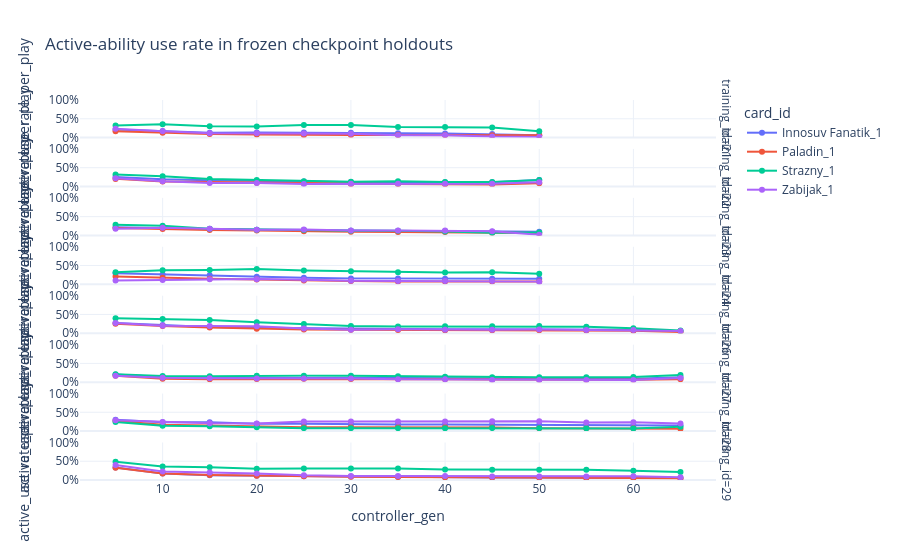

The notebook cell saved with this chart:
### Markdown cell above
## 11. Direct card-play and active-ability use

The inner-ceiling experiments record action summaries only in frozen holdouts. Cross-generation play tests whether later controllers directly outperform earlier controllers; this section remains empty for historical runs.

### Code cell
action_summary = pd.DataFrame()
with db_connection() as conn:
    pc_columns = {row[1] for row in conn.execute('PRAGMA table_info(pc_match)')}
action_columns = {
    'p1_card_plays', 'p2_card_plays',
    'p1_active_ability_uses', 'p2_active_ability_uses',
    'deck1_controller_gen', 'deck2_controller_gen',
}

if discovered_convergence and action_columns.issubset(pc_columns):
    action_placeholders, action_ids = sql_in(discovered_convergence)
    action_cache_state = f'v2:{TRAIN_DB.stat().st_size}:{TRAIN_DB.stat().st_mtime_ns}:{action_ids}'
    action_cache_key = hashlib.sha256(action_cache_state.encode()).hexdigest()[:16]
    action_cache_path = cache_dir / f'holdout_actions_{action_cache_key}.pkl'
    if USE_AGGREGATE_CACHE and action_cache_path.exists():
        action_games = pd.read_pickle(action_cache_path)
    else:
        action_games = read_sql(f'''
            SELECT
                g.training_id, m.guid AS match_guid, p.gen AS inner_gen,
                COALESCE(p.phase, 'training') AS phase,
                p.seat_swap, p.winner_id, p.g1_score, p.g2_score,
                p.deck1_controller_gen, p.deck2_controller_gen,
                p.p1_card_plays, p.p2_card_plays,
                p.p1_active_ability_uses, p.p2_active_ability_uses
            FROM pc_match p
            JOIN match_dbt m ON m.guid = p.match_dbt_guid
            JOIN genome g ON g.guid = m.genome_1
            WHERE g.training_id IN ({action_placeholders})
              AND p.p1_card_plays IS NOT NULL
              AND COALESCE(p.phase, 'training') != 'training'
        ''', action_ids)
        if USE_AGGREGATE_CACHE:
            cache_dir.mkdir(exist_ok=True)
            action_games.to_pickle(action_cache_path)

    action_rows = []
    for game in action_games.itertuples(index=False):
        for player_id in (1, 2):
            plays = json.loads(getattr(game, f'p{player_id}_card_plays') or '{}')
            uses = json.loads(getattr(game, f'p{player_id}_active_ability_uses') or '{}')
            won = int(game.winner_id == player_id)
            controls_deck1 = (player_id == 1) != bool(game.seat_swap)
            controller_gen = (
                game.deck1_controller_gen if controls_deck1
                else game.deck2_controller_gen
            )
            for card_id, play_count in plays.items():
                action_rows.append({
                    'training_id': game.training_id,
                    'inner_gen': game.inner_gen,
                    'controller_gen': controller_gen,
                    'phase': game.phase,
                    'card_id': card_id,
                    'plays': play_count,
                    'active_uses': uses.get(card_id, 0),
                    'player_games': 1,
                    'wins': won,
                })
    if action_rows:
        action_summary = pd.DataFrame(action_rows).groupby(
            ['training_id', 'inner_gen', 'controller_gen', 'phase', 'card_id'], as_index=False
        ).agg(
            plays=('plays', 'sum'), active_uses=('active_uses', 'sum'),
            player_games=('player_games', 'sum'), wins=('wins', 'sum'),
        )
        action_summary['active_use_rate_per_play'] = action_summary.active_uses / action_summary.plays
        action_summary['win_rate_when_played'] = action_summary.wins / action_summary.player_games
        active_action_summary = action_summary[
            action_summary.card_id.isin(active_cards)
            & (action_summary.phase != 'holdout_cross')
        ]
        fig = px.line(
            active_action_summary, x='controller_gen', y='active_use_rate_per_play',
            color='card_id', facet_row='training_id', markers=True,
            title='Active-ability use rate in frozen checkpoint holdouts',
        )
        fig.update_yaxes(tickformat='.0%', range=[0, 1])
        fig.show()
        display(active_action_summary.sort_values(['training_id', 'card_id', 'controller_gen']))

    cross_games = action_games[action_games.phase == 'holdout_cross'].copy()
    if not cross_games.empty:
        cross_pairs = cross_games.groupby([
            'training_id', 'match_guid', 'deck1_controller_gen', 'deck2_controller_gen'
        ], as_index=False).agg(
            deck1_score=('g1_score', 'mean'), deck2_score=('g2_score', 'mean'),
            games=('match_guid', 'size'),
        )
        comparison_rows = []
        for run_id, run_pairs in cross_pairs.groupby('training_id'):
            final_generation = run_pairs[[
                'deck1_controller_gen', 'deck2_controller_gen'
            ]].max().max()
            reference_generation = run_pairs[[
                'deck1_controller_gen', 'deck2_controller_gen'
            ]].min().min()
            newer_deck1 = run_pairs[
                (run_pairs.deck1_controller_gen == final_generation)
                & (run_pairs.deck2_controller_gen == reference_generation)
            ]
            newer_deck2 = run_pairs[
                (run_pairs.deck1_controller_gen == reference_generation)
                & (run_pairs.deck2_controller_gen == final_generation)
            ]
            comparison = newer_deck1.merge(
                newer_deck2,
                on=['training_id', 'match_guid'],
                suffixes=('_newer_deck1', '_newer_deck2'),
            )
            comparison['newer_controller_advantage'] = (
                comparison.deck1_score_newer_deck1
                - comparison.deck1_score_newer_deck2
            )
            comparison['reference_gen'] = reference_generation
            comparison['final_gen'] = final_generation
            comparison_rows.append(comparison[[
                'training_id', 'match_guid', 'reference_gen', 'final_gen',
                'newer_controller_advantage',
            ]])
        cross_advantage = pd.concat(comparison_rows, ignore_index=True)
        display(Markdown('**Direct cross-generation play**'))
        cross_summary = cross_advantage.groupby([
            'reference_gen', 'final_gen', 'training_id'
        ]).newer_controller_advantage.agg(['count', 'mean', 'median', 'std'])
        cross_summary['standard_error'] = cross_summary['std'] / np.sqrt(cross_summary['count'])
        cross_summary['ci_low'] = cross_summary['mean'] - 1.96 * cross_summary['standard_error']
        cross_summary['ci_high'] = cross_summary['mean'] + 1.96 * cross_summary['standard_error']
        display(cross_summary)
else:
    display(Markdown('No direct holdout action data is available yet.'))

### Figure 1 — Plotly figure (JSON) as saved in the notebook; plotly's stock layout.template omitted (floating-point values rounded to 4 significant figures)
{"data": [{"hovertemplate": "card_id=Innosuv Fanatik_1<br>training_id=21<br>controller_gen=%{x}<br>active_use_rate_per_play=%{y}<extra></extra>", "legendgroup": "Innosuv Fanatik_1", "line": {"color": "#636efa", "dash": "solid"}, "marker": {"symbol": "circle"}, "mode": "lines+markers", "name": "Innosuv Fanatik_1", "orientation": "v", "showlegend": true, "type": "scatter", "x": [5, 10, 15, 20, 25, 30, 35, 40, 45, 50], "xaxis": "x8", "y": [0.2145, 0.1739, 0.1297, 0.1318, 0.1319, 0.1284, 0.1169, 0.1068, 0.09352, 0.06286], "yaxis": "y8"}, {"hovertemplate": "card_id=Innosuv Fanatik_1<br>training_id=22<br>controller_gen=%{x}<br>active_use_rate_per_play=%{y}<extra></extra>", "legendgroup": "Innosuv Fanatik_1", "line": {"color": "#636efa", "dash": "solid"}, "marker": {"symbol": "circle"}, "mode": "lines+markers", "name": "Innosuv Fanatik_1", "orientation": "v", "showlegend": false, "type": "scatter", "x": [5, 10, 15, 20, 25, 30, 35, 40, 45, 50], "xaxis": "x7", "y": [0.2545, 0.1943, 0.1636, 0.1423, 0.1296, 0.1214, 0.1165, 0.1122, 0.111, 0.1742], "yaxis": "y7"}, {"hovertemplate": "card_id=Innosuv Fanatik_1<br>training_id=23<br>controller_gen=%{x}<br>active_use_rate_per_play=%{y}<extra></extra>", "legendgroup": "Innosuv Fanatik_1", "line": {"color": "#636efa", "dash": "solid"}, "marker": {"symbol": "circle"}, "mode": "lines+markers", "name": "Innosuv Fanatik_1", "orientation": "v", "showlegend": false, "type": "scatter", "x": [5, 10, 15, 20, 25, 30, 35, 40, 45, 50], "xaxis": "x6", "y": [0.2187, 0.1944, 0.1705, 0.152, 0.1445, 0.1243, 0.1179, 0.1157, 0.09975, 0.09701], "yaxis": "y6"}, {"hovertemplate": "card_id=Innosuv Fanatik_1<br>training_id=24<br>controller_gen=%{x}<br>active_use_rate_per_play=%{y}<extra></extra>", "legendgroup": "Innosuv Fanatik_1", "line": {"color": "#636efa", "dash": "solid"}, "marker": {"symbol": "circle"}, "mode": "lines+markers", "name": "Innosuv Fanatik_1", "orientation": "v", "showlegend": false, "type": "scatter", "x": [5, 10, 15, 20, 25, 30, 35, 40, 45, 50], "xaxis": "x5", "y": [0.2948, 0.263, 0.2401, 0.2045, 0.1728, 0.1579, 0.1546, 0.1506, 0.1468, 0.1466], "yaxis": "y5"}, {"hovertemplate": "card_id=Innosuv Fanatik_1<br>training_id=26<br>controller_gen=%{x}<br>active_use_rate_per_play=%{y}<extra></extra>", "legendgroup": "Innosuv Fanatik_1", "line": {"color": "#636efa", "dash": "solid"}, "marker": {"symbol": "circle"}, "mode": "lines+markers", "name": "Innosuv Fanatik_1", "orientation": "v", "showlegend": false, "type": "scatter", "x": [5, 10, 15, 20, 25, 30, 35, 40, 45, 50, 55, 60, 65], "xaxis": "x4", "y": [0.2695, 0.218, 0.1658, 0.148, 0.1348, 0.1273, 0.1261, 0.1051, 0.1052, 0.1053, 0.1028, 0.09254, 0.05288], "yaxis": "y4"}, {"hovertemplate": "card_id=Innosuv Fanatik_1<br>training_id=27<br>controller_gen=%{x}<br>active_use_rate_per_play=%{y}<extra></extra>", "legendgroup": "Innosuv Fanatik_1", "line": {"color": "#636efa", "dash": "solid"}, "marker": {"symbol": "circle"}, "mode": "lines+markers", "name": "Innosuv Fanatik_1", "orientation": "v", "showlegend": false, "type": "scatter", "x": [5, 10, 15, 20, 25, 30, 35, 40, 45, 50, 55, 60, 65], "xaxis": "x3", "y": [0.2042, 0.1367, 0.1221, 0.1254, 0.1224, 0.1141, 0.1131, 0.1075, 0.09819, 0.09283, 0.09345, 0.09349, 0.1311], "yaxis": "y3"}, {"hovertemplate": "card_id=Innosuv Fanatik_1<br>training_id=28<br>controller_gen=%{x}<br>active_use_rate_per_play=%{y}<extra></extra>", "legendgroup": "Innosuv Fanatik_1", "line": {"color": "#636efa", "dash": "solid"}, "marker": {"symbol": "circle"}, "mode": "lines+markers", "name": "Innosuv Fanatik_1", "orientation": "v", "showlegend": false, "type": "scatter", "x": [5, 10, 15, 20, 25, 30, 35, 40, 45, 50, 55, 60, 65], "xaxis": "x2", "y": [0.3043, 0.2357, 0.2319, 0.1957, 0.1919, 0.1765, 0.1746, 0.1754, 0.1734, 0.1592, 0.1537, 0.1481, 0.1469], "yaxis": "y2"}, {"hovertemplate": "card_id=Innosuv Fanatik_1<br>training_id=29<br>controller_gen=%{x}<br>active_use_rate_per_play=%{y}<extra></extra>", "legendgroup": "Innosuv Fanatik_1", "line": {"color": "#636efa", "dash": "solid"}, "marker": {"symbol": "circle"}, "mode": "lines+markers", "name": "Innosuv Fanatik_1", "orientation": "v", "showlegend": false, "type": "scatter", "x": [5, 10, 15, 20, 25, 30, 35, 40, 45, 50, 55, 60, 65], "xaxis": "x", "y": [0.3307, 0.1706, 0.1273, 0.1116, 0.1004, 0.09042, 0.0852, 0.07291, 0.06898, 0.06902, 0.06488, 0.0645, 0.05543], "yaxis": "y"}, {"hovertemplate": "card_id=Paladin_1<br>training_id=21<br>controller_gen=%{x}<br>active_use_rate_per_play=%{y}<extra></extra>", "legendgroup": "Paladin_1", "line": {"color": "#EF553B", "dash": "solid"}, "marker": {"symbol": "circle"}, "mode": "lines+markers", "name": "Paladin_1", "orientation": "v", "showlegend": true, "type": "scatter", "x": [5, 10, 15, 20, 25, 30, 35, 40, 45, 50], "xaxis": "x8", "y": [0.1693, 0.1264, 0.09565, 0.08326, 0.06809, 0.07014, 0.06508, 0.06273, 0.05917, 0.06175], "yaxis": "y8"}, {"hovertemplate": "card_id=Paladin_1<br>training_id=22<br>controller_gen=%{x}<br>active_use_rate_per_play=%{y}<extra></extra>", "legendgroup": "Paladin_1", "line": {"color": "#EF553B", "dash": "solid"}, "marker": {"symbol": "circle"}, "mode": "lines+markers", "name": "Paladin_1", "orientation": "v", "showlegend": false, "type": "scatter", "x": [5, 10, 15, 20, 25, 30, 35, 40, 45, 50], "xaxis": "x7", "y": [0.202, 0.1341, 0.1162, 0.09879, 0.08549, 0.0676, 0.06256, 0.05753, 0.05191, 0.08695], "yaxis": "y7"}, {"hovertemplate": "card_id=Paladin_1<br>training_id=23<br>controller_gen=%{x}<br>active_use_rate_per_play=%{y}<extra></extra>", "legendgroup": "Paladin_1", "line": {"color": "#EF553B", "dash": "solid"}, "marker": {"symbol": "circle"}, "mode": "lines+markers", "name": "Paladin_1", "orientation": "v", "showlegend": false, "type": "scatter", "x": [5, 10, 15, 20, 25, 30, 35, 40, 45, 50], "xaxis": "x6", "y": [0.1974, 0.1696, 0.1399, 0.1325, 0.112, 0.09921, 0.09265, 0.09238, 0.07257, 0.06287], "yaxis": "y6"}, {"hovertemplate": "card_id=Paladin_1<br>training_id=24<br>controller_gen=%{x}<br>active_use_rate_per_play=%{y}<extra></extra>", "legendgroup": "Paladin_1", "line": {"color": "#EF553B", "dash": "solid"}, "marker": {"symbol": "circle"}, "mode": "lines+markers", "name": "Paladin_1", "orientation": "v", "showlegend": false, "type": "scatter", "x": [5, 10, 15, 20, 25, 30, 35, 40, 45, 50], "xaxis": "x5", "y": [0.2074, 0.1726, 0.1503, 0.1247, 0.1003, 0.08508, 0.07547, 0.07594, 0.0724, 0.07422], "yaxis": "y5"}, {"hovertemplate": "card_id=Paladin_1<br>training_id=26<br>controller_gen=%{x}<br>active_use_rate_per_play=%{y}<extra></extra>", "legendgroup": "Paladin_1", "line": {"color": "#EF553B", "dash": "solid"}, "marker": {"symbol": "circle"}, "mode": "lines+markers", "name": "Paladin_1", "orientation": "v", "showlegend": false, "type": "scatter", "x": [5, 10, 15, 20, 25, 30, 35, 40, 45, 50, 55, 60, 65], "xaxis": "x4", "y": [0.2556, 0.1926, 0.153, 0.1223, 0.1001, 0.09245, 0.08897, 0.07899, 0.08015, 0.07888, 0.07449, 0.06705, 0.03552], "yaxis": "y4"}, {"hovertemplate": "card_id=Paladin_1<br>training_id=27<br>controller_gen=%{x}<br>active_use_rate_per_play=%{y}<extra></extra>", "legendgroup": "Paladin_1", "line": {"color": "#EF553B", "dash": "solid"}, "marker": {"symbol": "circle"}, "mode": "lines+markers", "name": "Paladin_1", "orientation": "v", "showlegend": false, "type": "scatter", "x": [5, 10, 15, 20, 25, 30, 35, 40, 45, 50, 55, 60, 65], "xaxis": "x3", "y": [0.173, 0.08957, 0.08038, 0.08263, 0.08944, 0.08432, 0.08236, 0.07706, 0.07224, 0.06684, 0.06698, 0.06652, 0.07832], "yaxis": "y3"}, {"hovertemplate": "card_id=Paladin_1<br>training_id=28<br>controller_gen=%{x}<br>active_use_rate_per_play=%{y}<extra></extra>", "legendgroup": "Paladin_1", "line": {"color": "#EF553B", "dash": "solid"}, "marker": {"symbol": "circle"}, "mode": "lines+markers", "name": "Paladin_1", "orientation": "v", "showlegend": false, "type": "scatter", "x": [5, 10, 15, 20, 25, 30, 35, 40, 45, 50, 55, 60, 65], "xaxis": "x2", "y": [0.2678, 0.1681, 0.1482, 0.1271, 0.1013, 0.1052, 0.1047, 0.1037, 0.09403, 0.07432, 0.07346, 0.07406, 0.05914], "yaxis": "y2"}, {"hovertemplate": "card_id=Paladin_1<br>training_id=29<br>controller_gen=%{x}<br>active_use_rate_per_play=%{y}<extra></extra>", "legendgroup": "Paladin_1", "line": {"color": "#EF553B", "dash": "solid"}, "marker": {"symbol": "circle"}, "mode": "lines+markers", "name": "Paladin_1", "orientation": "v", "showlegend": false, "type": "scatter", "x": [5, 10, 15, 20, 25, 30, 35, 40, 45, 50, 55, 60, 65], "xaxis": "x", "y": [0.3253, 0.1735, 0.1362, 0.1134, 0.1004, 0.08682, 0.08194, 0.0732, 0.06617, 0.06566, 0.05507, 0.05466, 0.04452], "yaxis": "y"}, {"hovertemplate": "card_id=Strazny_1<br>training_id=21<br>controller_gen=%{x}<br>active_use_rate_per_play=%{y}<extra></extra>", "legendgroup": "Strazny_1", "line": {"color": "#00cc96", "dash": "solid"}, "marker": {"symbol": "circle"}, "mode": "lines+markers", "name": "Strazny_1", "orientation": "v", "showlegend": true, "type": "scatter", "x": [5, 10, 15, 20, 25, 30, 35, 40, 45, 50], "xaxis": "x8", "y": [0.3206, 0.3556, 0.3013, 0.2965, 0.3323, 0.3357, 0.2805, 0.2818, 0.2684, 0.1643], "yaxis": "y8"}, {"hovertemplate": "card_id=Strazny_1<br>training_id=22<br>controller_gen=%{x}<br>active_use_rate_per_play=%{y}<extra></extra>", "legendgroup": "Strazny_1", "line": {"color": "#00cc96", "dash": "solid"}, "marker": {"symbol": "circle"}, "mode": "lines+markers", "name": "Strazny_1", "orientation": "v", "showlegend": false, "type": "scatter", "x": [5, 10, 15, 20, 25, 30, 35, 40, 45, 50], "xaxis": "x7", "y": [0.3162, 0.2703, 0.1966, 0.172, 0.1358, 0.1266, 0.1363, 0.116, 0.1186, 0.1732], "yaxis": "y7"}, {"hovertemplate": "card_id=Strazny_1<br>training_id=23<br>controller_gen=%{x}<br>active_use_rate_per_play=%{y}<extra></extra>", "legendgroup": "Strazny_1", "line": {"color": "#00cc96", "dash": "solid"}, "marker": {"symbol": "circle"}, "mode": "lines+markers", "name": "Strazny_1", "orientation": "v", "showlegend": false, "type": "scatter", "x": [5, 10, 15, 20, 25, 30, 35, 40, 45, 50], "xaxis": "x6", "y": [0.2833, 0.2545, 0.1793, 0.1524, 0.1413, 0.1221, 0.1224, 0.1003, 0.06775, 0.07874], "yaxis": "y6"}, {"hovertemplate": "card_id=Strazny_1<br>training_id=24<br>controller_gen=%{x}<br>active_use_rate_per_play=%{y}<extra></extra>", "legendgroup": "Strazny_1", "line": {"color": "#00cc96", "dash": "solid"}, "marker": {"symbol": "circle"}, "mode": "lines+markers", "name": "Strazny_1", "orientation": "v", "showlegend": false, "type": "scatter", "x": [5, 10, 15, 20, 25, 30, 35, 40, 45, 50], "xaxis": "x5", "y": [0.3194, 0.374, 0.3797, 0.4091, 0.3683, 0.3474, 0.3242, 0.3164, 0.3189, 0.2839], "yaxis": "y5"}, {"hovertemplate": "card_id=Strazny_1<br>training_id=26<br>controller_gen=%{x}<br>active_use_rate_per_play=%{y}<extra></extra>", "legendgroup": "Strazny_1", "line": {"color": "#00cc96", "dash": "solid"}, "marker": {"symbol": "circle"}, "mode": "lines+markers", "name": "Strazny_1", "orientation": "v", "showlegend": false, "type": "scatter", "x": [5, 10, 15, 20, 25, 30, 35, 40, 45, 50, 55, 60, 65], "xaxis": "x4", "y": [0.4008, 0.3805, 0.3539, 0.2955, 0.2473, 0.1909, 0.1825, 0.1844, 0.1838, 0.1893, 0.1735, 0.1321, 0.07152], "yaxis": "y4"}, {"hovertemplate": "card_id=Strazny_1<br>training_id=27<br>controller_gen=%{x}<br>active_use_rate_per_play=%{y}<extra></extra>", "legendgroup": "Strazny_1", "line": {"color": "#00cc96", "dash": "solid"}, "marker": {"symbol": "circle"}, "mode": "lines+markers", "name": "Strazny_1", "orientation": "v", "showlegend": false, "type": "scatter", "x": [5, 10, 15, 20, 25, 30, 35, 40, 45, 50, 55, 60, 65], "xaxis": "x3", "y": [0.2093, 0.1665, 0.1556, 0.1734, 0.1738, 0.1727, 0.1578, 0.1429, 0.1323, 0.1318, 0.1331, 0.1342, 0.1922], "yaxis": "y3"}, {"hovertemplate": "card_id=Strazny_1<br>training_id=28<br>controller_gen=%{x}<br>active_use_rate_per_play=%{y}<extra></extra>", "legendgroup": "Strazny_1", "line": {"color": "#00cc96", "dash": "solid"}, "marker": {"symbol": "circle"}, "mode": "lines+markers", "name": "Strazny_1", "orientation": "v", "showlegend": false, "type": "scatter", "x": [5, 10, 15, 20, 25, 30, 35, 40, 45, 50, 55, 60, 65], "xaxis": "x2", "y": [0.2437, 0.1446, 0.1288, 0.1029, 0.07781, 0.07677, 0.07722, 0.07495, 0.07991, 0.07779, 0.07355, 0.07009, 0.1159], "yaxis": "y2"}, {"hovertemplate": "card_id=Strazny_1<br>training_id=29<br>controller_gen=%{x}<br>active_use_rate_per_play=%{y}<extra></extra>", "legendgroup": "Strazny_1", "line": {"color": "#00cc96", "dash": "solid"}, "marker": {"symbol": "circle"}, "mode": "lines+markers", "name": "Strazny_1", "orientation": "v", "showlegend": false, "type": "scatter", "x": [5, 10, 15, 20, 25, 30, 35, 40, 45, 50, 55, 60, 65], "xaxis": "x", "y": [0.4886, 0.358, 0.3405, 0.3021, 0.3037, 0.3037, 0.3061, 0.2788, 0.2725, 0.2734, 0.2753, 0.2468, 0.2132], "yaxis": "y"}, {"hovertemplate": "card_id=Zabijak_1<br>training_id=21<br>controller_gen=%{x}<br>active_use_rate_per_play=%{y}<extra></extra>", "legendgroup": "Zabijak_1", "line": {"color": "#ab63fa", "dash": "solid"}, "marker": {"symbol": "circle"}, "mode": "lines+markers", "name": "Zabijak_1", "orientation": "v", "showlegend": true, "type": "scatter", "x": [5, 10, 15, 20, 25, 30, 35, 40, 45, 50], "xaxis": "x8", "y": [0.2365, 0.1643, 0.1125, 0.1153, 0.1057, 0.09918, 0.06169, 0.06169, 0.02449, 0.01683], "yaxis": "y8"}, {"hovertemplate": "card_id=Zabijak_1<br>training_id=22<br>controller_gen=%{x}<br>active_use_rate_per_play=%{y}<extra></extra>", "legendgroup": "Zabijak_1", "line": {"color": "#ab63fa", "dash": "solid"}, "marker": {"symbol": "circle"}, "mode": "lines+markers", "name": "Zabijak_1", "orientation": "v", "showlegend": false, "type": "scatter", "x": [5, 10, 15, 20, 25, 30, 35, 40, 45, 50], "xaxis": "x7", "y": [0.2193, 0.1374, 0.09173, 0.09218, 0.06812, 0.06948, 0.07006, 0.07099, 0.0717, 0.114], "yaxis": "y7"}, {"hovertemplate": "card_id=Zabijak_1<br>training_id=23<br>controller_gen=%{x}<br>active_use_rate_per_play=%{y}<extra></extra>", "legendgroup": "Zabijak_1", "line": {"color": "#ab63fa", "dash": "solid"}, "marker": {"symbol": "circle"}, "mode": "lines+markers", "name": "Zabijak_1", "orientation": "v", "showlegend": false, "type": "scatter", "x": [5, 10, 15, 20, 25, 30, 35, 40, 45, 50], "xaxis": "x6", "y": [0.1767, 0.2025, 0.175, 0.153, 0.1548, 0.128, 0.1307, 0.1298, 0.1097, 0.01825], "yaxis": "y6"}, {"hovertemplate": "card_id=Zabijak_1<br>training_id=24<br>controller_gen=%{x}<br>active_use_rate_per_play=%{y}<extra></extra>", "legendgroup": "Zabijak_1", "line": {"color": "#ab63fa", "dash": "solid"}, "marker": {"symbol": "circle"}, "mode": "lines+markers", "name": "Zabijak_1", "orientation": "v", "showlegend": false, "type": "scatter", "x": [5, 10, 15, 20, 25, 30, 35, 40, 45, 50], "xaxis": "x5", "y": [0.1023, 0.1136, 0.1351, 0.1379, 0.1192, 0.09234, 0.08981, 0.08976, 0.09131, 0.07135], "yaxis": "y5"}, {"hovertemplate": "card_id=Zabijak_1<br>training_id=26<br>controller_gen=%{x}<br>active_use_rate_per_play=%{y}<extra></extra>", "legendgroup": "Zabijak_1", "line": {"color": "#ab63fa", "dash": "solid"}, "marker": {"symbol": "circle"}, "mode": "lines+markers", "name": "Zabijak_1", "orientation": "v", "showlegend": false, "type": "scatter", "x": [5, 10, 15, 20, 25, 30, 35, 40, 45, 50, 55, 60, 65], "xaxis": "x4", "y": [0.2704, 0.2024, 0.1915, 0.1835, 0.1254, 0.09419, 0.1079, 0.09443, 0.09559, 0.09665, 0.08845, 0.08339, 0.06259], "yaxis": "y4"}, {"hovertemplate": "card_id=Zabijak_1<br>training_id=27<br>controller_gen=%{x}<br>active_use_rate_per_play=%{y}<extra></extra>", "legendgroup": "Zabijak_1", "line": {"color": "#ab63fa", "dash": "solid"}, "marker": {"symbol": "circle"}, "mode": "lines+markers", "name": "Zabijak_1", "orientation": "v", "showlegend": false, "type": "scatter", "x": [5, 10, 15, 20, 25, 30, 35, 40, 45, 50, 55, 60, 65], "xaxis": "x3", "y": [0.1736, 0.1192, 0.101, 0.09984, 0.09949, 0.1004, 0.07872, 0.07763, 0.05994, 0.05814, 0.05854, 0.05927, 0.1117], "yaxis": "y3"}, {"hovertemplate": "card_id=Zabijak_1<br>training_id=28<br>controller_gen=%{x}<br>active_use_rate_per_play=%{y}<extra></extra>", "legendgroup": "Zabijak_1", "line": {"color": "#ab63fa", "dash": "solid"}, "marker": {"symbol": "circle"}, "mode": "lines+markers", "name": "Zabijak_1", "orientation": "v", "showlegend": false, "type": "scatter", "x": [5, 10, 15, 20, 25, 30, 35, 40, 45, 50, 55, 60, 65], "xaxis": "x2", "y": [0.291, 0.2423, 0.2091, 0.2019, 0.2553, 0.2558, 0.2553, 0.2555, 0.2624, 0.2644, 0.2299, 0.2346, 0.2027], "yaxis": "y2"}, {"hovertemplate": "card_id=Zabijak_1<br>training_id=29<br>controller_gen=%{x}<br>active_use_rate_per_play=%{y}<extra></extra>", "legendgroup": "Zabijak_1", "line": {"color": "#ab63fa", "dash": "solid"}, "marker": {"symbol": "circle"}, "mode": "lines+markers", "name": "Zabijak_1", "orientation": "v", "showlegend": false, "type": "scatter", "x": [5, 10, 15, 20, 25, 30, 35, 40, 45, 50, 55, 60, 65], "xaxis": "x", "y": [0.4001, 0.2238, 0.1972, 0.1723, 0.1242, 0.1063, 0.1088, 0.1048, 0.0943, 0.09382, 0.09357, 0.0977, 0.07221], "yaxis": "y"}], "layout": {"annotations": [{"font": {}, "showarrow": false, "text": "training_id=29", "textangle": 90, "x": 0.98, "xanchor": "left", "xref": "paper", "y": 0.04938, "yanchor": "middle", "yref": "paper"}, {"font": {}, "showarrow": false, "text": "training_id=28", "textangle": 90, "x": 0.98, "xanchor": "left", "xref": "paper", "y": 0.1781, "yanchor": "middle", "yref": "paper"}, {"font": {}, "showarrow": false, "text": "training_id=27", "textangle": 90, "x": 0.98, "xanchor": "left", "xref": "paper", "y": 0.3069, "yanchor": "middle", "yref": "paper"}, {"font": {}, "showarrow": false, "text": "training_id=26", "textangle": 90, "x": 0.98, "xanchor": "left", "xref": "paper", "y": 0.4356, "yanchor": "middle", "yref": "paper"}, {"font": {}, "showarrow": false, "text": "training_id=24", "textangle": 90, "x": 0.98, "xanchor": "left", "xref": "paper", "y": 0.5644, "yanchor": "middle", "yref": "paper"}, {"font": {}, "showarrow": false, "text": "training_id=23", "textangle": 90, "x": 0.98, "xanchor": "left", "xref": "paper", "y": 0.6931, "yanchor": "middle", "yref": "paper"}, {"font": {}, "showarrow": false, "text": "training_id=22", "textangle": 90, "x": 0.98, "xanchor": "left", "xref": "paper", "y": 0.8219, "yanchor": "middle", "yref": "paper"}, {"font": {}, "showarrow": false, "text": "training_id=21", "textangle": 90, "x": 0.98, "xanchor": "left", "xref": "paper", "y": 0.9506, "yanchor": "middle", "yref": "paper"}], "legend": {"title": {"text": "card_id"}, "tracegroupgap": 0}, "title": {"text": "Active-ability use rate in frozen checkpoint holdouts"}, "xaxis": {"anchor": "y", "domain": [0, 0.98], "title": {"text": "controller_gen"}}, "xaxis2": {"anchor": "y2", "domain": [0, 0.98], "matches": "x", "showticklabels": false}, "xaxis3": {"anchor": "y3", "domain": [0, 0.98], "matches": "x", "showticklabels": false}, "xaxis4": {"anchor": "y4", "domain": [0, 0.98], "matches": "x", "showticklabels": false}, "xaxis5": {"anchor": "y5", "domain": [0, 0.98], "matches": "x", "showticklabels": false}, "xaxis6": {"anchor": "y6", "domain": [0, 0.98], "matches": "x", "showticklabels": false}, "xaxis7": {"anchor": "y7", "domain": [0, 0.98], "matches": "x", "showticklabels": false}, "xaxis8": {"anchor": "y8", "domain": [0, 0.98], "matches": "x", "showticklabels": false}, "yaxis": {"anchor": "x", "domain": [0, 0.09875], "range": [0, 1], "tickformat": ".0%", "title": {"text": "active_use_rate_per_play"}}, "yaxis2": {"anchor": "x2", "domain": [0.1288, 0.2275], "matches": "y", "range": [0, 1], "tickformat": ".0%", "title": {"text": "active_use_rate_per_play"}}, "yaxis3": {"anchor": "x3", "domain": [0.2575, 0.3563], "matches": "y", "range": [0, 1], "tickformat": ".0%", "title": {"text": "active_use_rate_per_play"}}, "yaxis4": {"anchor": "x4", "domain": [0.3862, 0.485], "matches": "y", "range": [0, 1], "tickformat": ".0%", "title": {"text": "active_use_rate_per_play"}}, "yaxis5": {"anchor": "x5", "domain": [0.515, 0.6138], "matches": "y", "range": [0, 1], "tickformat": ".0%", "title": {"text": "active_use_rate_per_play"}}, "yaxis6": {"anchor": "x6", "domain": [0.6438, 0.7425], "matches": "y", "range": [0, 1], "tickformat": ".0%", "title": {"text": "active_use_rate_per_play"}}, "yaxis7": {"anchor": "x7", "domain": [0.7725, 0.8712], "matches": "y", "range": [0, 1], "tickformat": ".0%", "title": {"text": "active_use_rate_per_play"}}, "yaxis8": {"anchor": "x8", "domain": [0.9012, 1], "matches": "y", "range": [0, 1], "tickformat": ".0%", "title": {"text": "active_use_rate_per_play"}}}}
